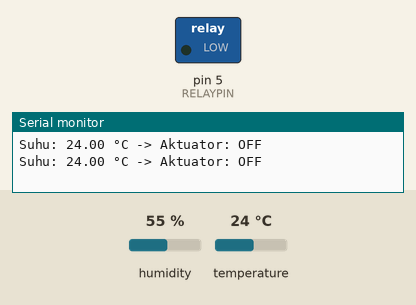
This sketch was run on a simulated Arduino Uno, built with avr-gcc and run on an emulated ATmega328P. On the bench: switched loads named in the sketch (green lamp = pin HIGH), the last lines printed to the serial monitor. Inputs (shaded band) come from the test bench; at power-on: temperature 24 °C, humidity 55 %.

Above: at 4.8 s.
4.9 s: temperature set to 29 °C
7.9 s: temperature set to 32 °C
At 8.4 s:
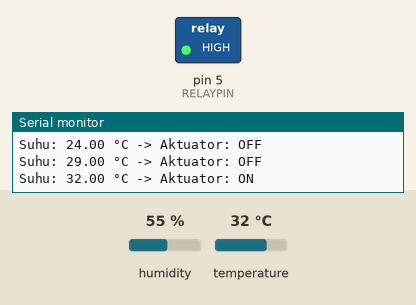
10.9 s: temperature set to 12 °C
At 13.2 s:
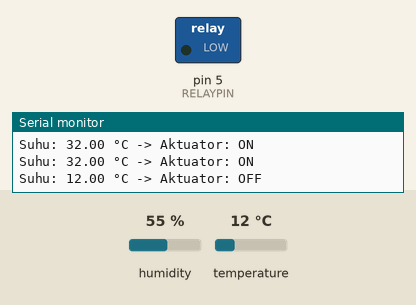
13.9 s: temperature set to 33 °C
At 15.6 s:
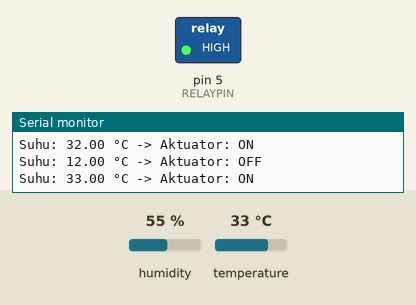
Timing chart, 0 to 17.1 s (numbered marks = the images above; inputs shaded):
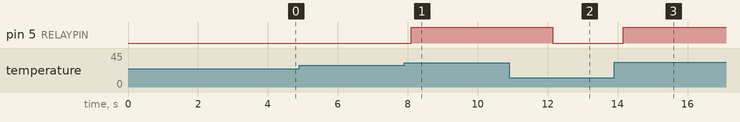

Measured:
- the behaviour switches between 30 and 31 °C on temperature (found by bisection; images 0 and 1)
- after the input at 7.9 s, pin 5 (RELAYPIN): LOW → HIGH after 0.20 s
- after the input at 10.9 s, pin 5 (RELAYPIN): HIGH → LOW after 1.2 s
- after the input at 13.9 s, pin 5 (RELAYPIN): LOW → HIGH after 0.27 s

The sketch:

2a.ino
```cpp
#include <DHT.h>

#define DHTPIN 4          // DATA DHT22 → GPIO 2
#define DHTTYPE DHT11
#define RELAYPIN 5        // Relay → GPIO 5

DHT dht(DHTPIN, DHTTYPE);

const float suhuThreshold = 30.0;

void setup() {
  Serial.begin(115200);
  pinMode(DHTPIN, INPUT_PULLUP); // pull-up internal, tanpa resistor
  dht.begin();
  pinMode(RELAYPIN, OUTPUT);
  digitalWrite(RELAYPIN, LOW);
}

void loop() {
  delay(2000); // DHT22 butuh 2 detik antar pembacaan

  float suhu = dht.readTemperature();

  if (isnan(suhu)) {
    Serial.println("Gagal membaca data sensor!");
    delay(1000);
  } else {
    Serial.print("Suhu: ");
    Serial.print(suhu);
    Serial.print(" °C -> ");

    if (suhu > suhuThreshold) {
      digitalWrite(RELAYPIN, HIGH);
      Serial.println("Aktuator: ON");
    } else {
      digitalWrite(RELAYPIN, LOW);
      Serial.println("Aktuator: OFF");
    }
  }
}
```
